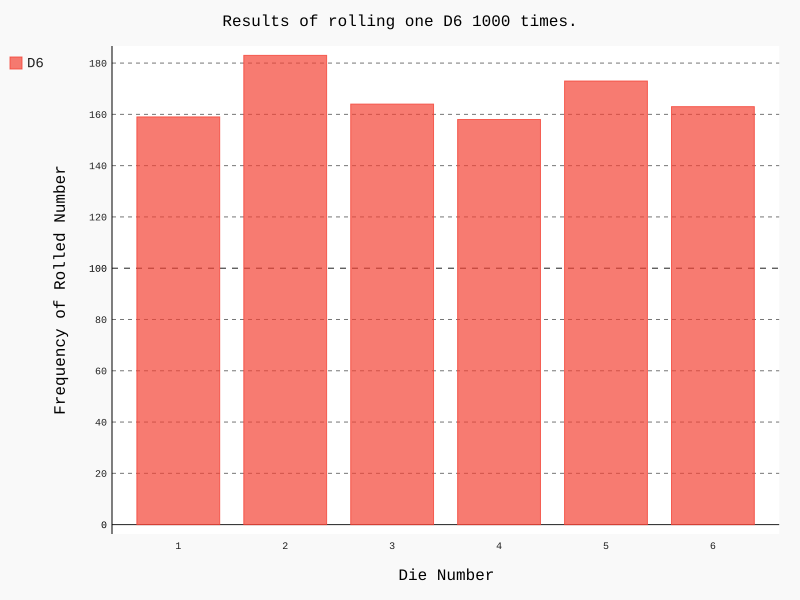

This figure's Python source:
# Jordan Leung
# 6/5/2019
import pygal
from die import Die

# create an instance D6
die = Die()

# Make some rolls, and store results in a list.
results = []
for roll_num in range(1000):
    result = die.roll()
    results.append(result)

# analyze the results
frequencies = []
for die_num in range(1, die.num_sides+1):
    frequency = results.count(die_num)
    frequencies.append(frequency)

# visualize the results
hist = pygal.Bar() #calls an instance of a bar graph
hist.title = "Results of rolling one D6 1000 times."
hist.x_labels = ['1','2','3','4','5','6']
hist.y_title = "Frequency of Rolled Number"
hist.x_title = "Die Number"
hist.add('D6', frequencies)
hist.render_to_file('die_visual.svg')
